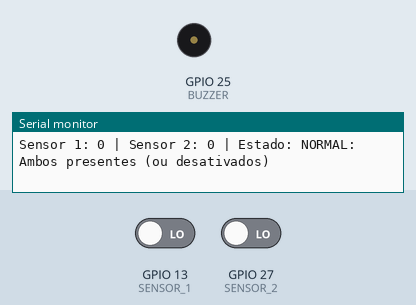
This sketch was run on a simulated ESP32. Parts: buzzer (waves = sounding), the last lines printed to the serial monitor. The inputs (shaded band) are chosen by the test bench; at power-on: GPIO 13 (SENSOR_1) LOW, GPIO 27 (SENSOR_2) LOW.

Above: at 1.2 s.
1.3 s: GPIO 13 (SENSOR_1) driven HIGH
At 1.9 s:
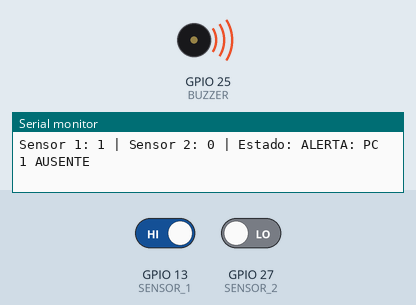
9.6 s: GPIO 13 (SENSOR_1) driven LOW
At 11.0 s:
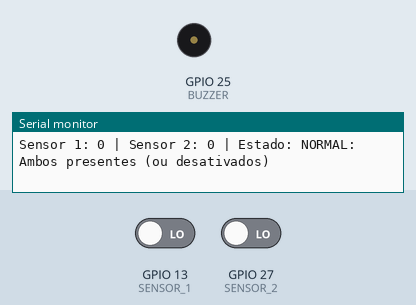
Timing chart, 0 to 12.5 s (numbered marks = the images above; inputs shaded):
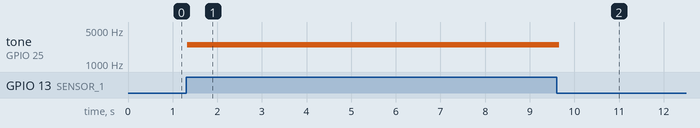

The sketch:

sensor_infra.ino
```cpp
#define SENSOR_1 13
#define SENSOR_2 27
#define BUZZER 25

// Variáveis para controlar se os sensores estão ativos ou desativados
bool sensor1Ativo = true;
bool sensor2Ativo = true;

void setup() {
  Serial.begin(115200);

  pinMode(SENSOR_1, INPUT);
  pinMode(SENSOR_2, INPUT);
  pinMode(BUZZER, OUTPUT);

  noTone(BUZZER);

  Serial.println("Sistema iniciado!");
  Serial.println("Comandos aceitos: 'ativar-1', 'desativar-1', 'ativar-2', 'desativar-2'");
}

void loop() {
  // Verifica se há comandos chegando pelo Serial Monitor
  if (Serial.available() > 0) {
    String comando = Serial.readStringUntil('\n');
    comando.trim(); // Remove espaços em branco ou quebras de linha (\r)

    if (comando == "desativar-1") {
      sensor1Ativo = false;
      Serial.println("-> Sensor 1 DESATIVADO");
    }
    else if (comando == "ativar-1") {
      sensor1Ativo = true;
      Serial.println("-> Sensor 1 ATIVADO");
    }
    else if (comando == "desativar-2") {
      sensor2Ativo = false;
      Serial.println("-> Sensor 2 DESATIVADO");
    }
    else if (comando == "ativar-2") {
      sensor2Ativo = true;
      Serial.println("-> Sensor 2 ATIVADO");
    }
    else if (comando == "desativar-todos") {
      sensor2Ativo = false;
      sensor1Ativo = false;
      Serial.println("-> Sensores DESATIVADOs");
    }
    else if (comando == "ativar-todos") {
      sensor2Ativo = true;
      sensor1Ativo = true;
      Serial.println("-> Sensores ATIVADOS");
    }
  }

  // Se o sensor estiver ativo, lê o pino. Se desativado, força o estado "LOW" (objeto presente/ignorado)
  int s1 = sensor1Ativo ? digitalRead(SENSOR_1) : LOW;
  int s2 = sensor2Ativo ? digitalRead(SENSOR_2) : LOW;

  // FC-51: LOW = objeto detectado
  bool ausencia1 = (s1 == HIGH);
  bool ausencia2 = (s2 == HIGH);

  if (ausencia1 || ausencia2) {
    tone(BUZZER, 2500);
  } else {
    noTone(BUZZER);
  }

  // Print dos logs no monitor serial
  Serial.print("Sensor 1: ");
  if (sensor1Ativo) Serial.print(s1); else Serial.print("DESATIVADO");

  Serial.print(" | Sensor 2: ");
  if (sensor2Ativo) Serial.print(s2); else Serial.print("DESATIVADO");

  Serial.print(" | Estado: ");

  if (ausencia1 && ausencia2) {
    Serial.println("ALERTA: PC 1 e PC 2 AUSENTES");
  }
  else if (ausencia1) {
    Serial.println("ALERTA: PC 1 AUSENTE");
  }
  else if (ausencia2) {
    Serial.println("ALERTA: PC 2 AUSENTE");
  }
  else {
    Serial.println("NORMAL: Ambos presentes (ou desativados)");
  }

  delay(100);
}
```

Measured:
- after the input at 1.3 s, tone on GPIO 25 (BUZZER): silent → 2500 Hz at once
- after the input at 9.6 s, tone on GPIO 25 (BUZZER): 2500 Hz → silent after 0.07 s
